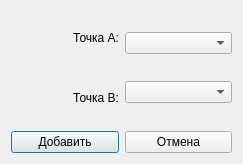
<?xml version="1.0" encoding="UTF-8"?>
<ui version="4.0">
 <class>AddRoads</class>
 <widget class="QDialog" name="AddRoads">
  <property name="geometry">
   <rect>
    <x>0</x>
    <y>0</y>
    <width>243</width>
    <height>164</height>
   </rect>
  </property>
  <property name="maximumSize">
   <size>
    <width>243</width>
    <height>164</height>
   </size>
  </property>
  <property name="windowTitle">
   <string>Добавить дорогу</string>
  </property>
  <layout class="QGridLayout" name="gridLayout_4">
   <item row="0" column="0">
    <layout class="QGridLayout" name="gridLayout_3">
     <item row="0" column="0" colspan="2">
      <layout class="QGridLayout" name="gridLayout_2">
       <item row="0" column="0">
        <widget class="QLabel" name="label">
         <property name="text">
          <string>Точка А:</string>
         </property>
         <property name="alignment">
          <set>Qt::AlignRight|Qt::AlignTrailing|Qt::AlignVCenter</set>
         </property>
        </widget>
       </item>
       <item row="0" column="1" rowspan="2">
        <layout class="QGridLayout" name="gridLayout">
         <item row="0" column="0">
          <widget class="QComboBox" name="comboBox_2"/>
         </item>
         <item row="1" column="0">
          <widget class="QComboBox" name="comboBox"/>
         </item>
        </layout>
       </item>
       <item row="1" column="0">
        <widget class="QLabel" name="label_2">
         <property name="text">
          <string>Точка B:</string>
         </property>
         <property name="alignment">
          <set>Qt::AlignRight|Qt::AlignTrailing|Qt::AlignVCenter</set>
         </property>
        </widget>
       </item>
      </layout>
     </item>
     <item row="1" column="0">
      <widget class="QPushButton" name="pushButton">
       <property name="enabled">
        <bool>true</bool>
       </property>
       <property name="text">
        <string>Добавить</string>
       </property>
      </widget>
     </item>
     <item row="1" column="1">
      <widget class="QPushButton" name="pushButton_2">
       <property name="text">
        <string>Отмена</string>
       </property>
      </widget>
     </item>
    </layout>
   </item>
  </layout>
 </widget>
 <resources/>
 <connections>
  <connection>
   <sender>pushButton_2</sender>
   <signal>clicked()</signal>
   <receiver>AddRoads</receiver>
   <slot>close()</slot>
   <hints>
    <hint type="sourcelabel">
     <x>180</x>
     <y>140</y>
    </hint>
    <hint type="destinationlabel">
     <x>121</x>
     <y>81</y>
    </hint>
   </hints>
  </connection>
  <connection>
   <sender>pushButton</sender>
   <signal>clicked()</signal>
   <receiver>AddRoads</receiver>
   <slot>accept()</slot>
   <hints>
    <hint type="sourcelabel">
     <x>62</x>
     <y>140</y>
    </hint>
    <hint type="destinationlabel">
     <x>121</x>
     <y>81</y>
    </hint>
   </hints>
  </connection>
 </connections>
</ui>
